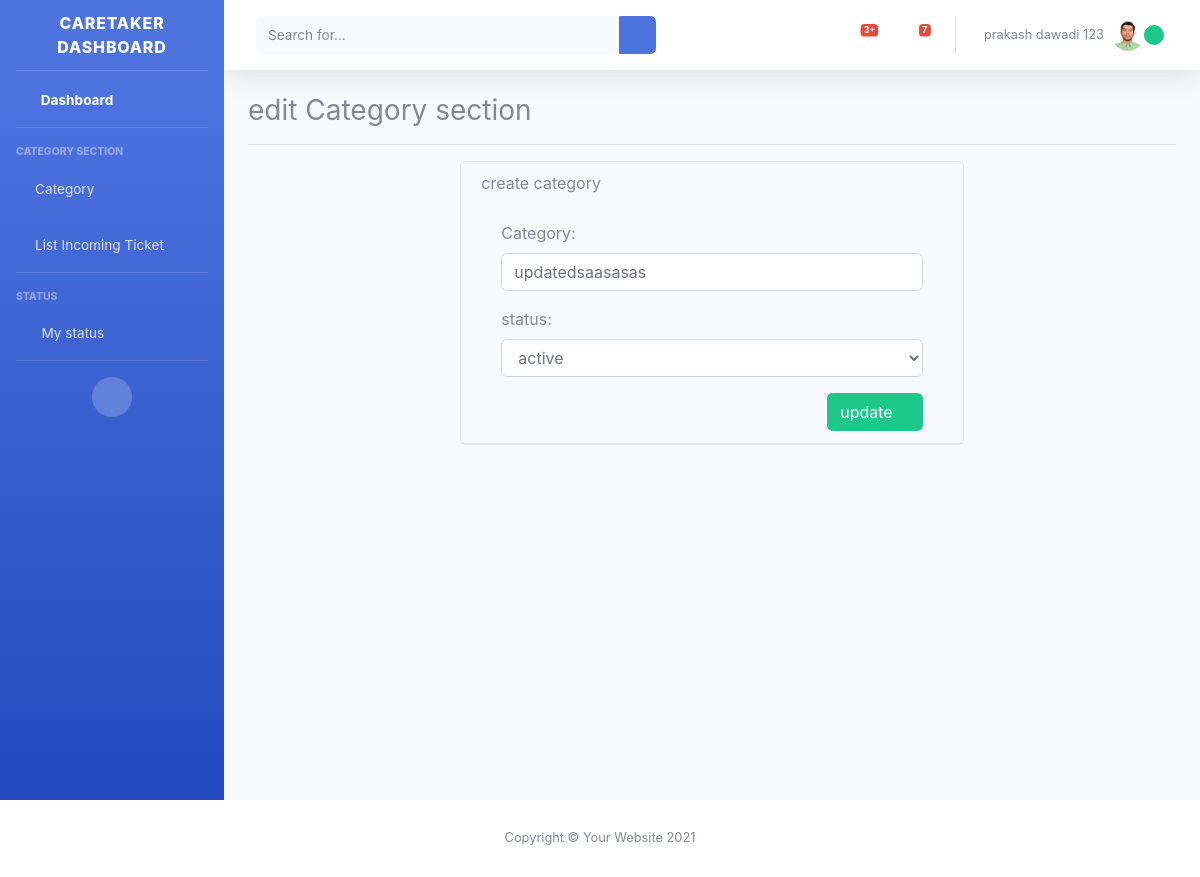
The app's page /user/caretaker/edit/6/ (signed in) with its own data.
### myUser/models.py (models this page shows, shortened)
class User(AbstractBaseUser):
    email = models.EmailField(unique=True,verbose_name='Email')
    name = models.CharField(max_length=20)
    address = models.CharField(max_length=30)
    phone_no = models.CharField(max_length=10)
    image = models.ImageField(upload_to='user/',null=True,blank=False)
    caretaker_status = models.CharField(max_length=9,choices=status,null=True,blank=True)
    is_customer = models.BooleanField(default=False)
    is_Caretaker = models.BooleanField(default=False)
    is_active = models.BooleanField(default=True)
    is_admin= models.BooleanField(default=False)
    created_at=models.DateTimeField(auto_now_add=True)
    updated_at=models.DateTimeField(auto_now=True)
    objects = UserManager()
    USERNAME_FIELD = 'email'
    REQUIRED_FIELDS  = ['name','address','phone_no']

### Category/models.py (models this page shows, shortened)
class Category(models.Model):
    category = models.CharField(unique=True,max_length=20)
    created_by = models.ForeignKey(User,related_name='created_by_user', on_delete=models.CASCADE,blank=True,null=True)
    updated_by = models.ForeignKey(User, related_name='updated_by_user',on_delete=models.CASCADE,blank=True,null=True)
    status=models.CharField(max_length=8,choices=status,default=status[0][0])
    created_at = models.DateTimeField(auto_now_add=True)
    updated_at = models.DateTimeField(auto_now=True)
    class Meta:
        ordering = ['updated_at']

### Category/views.py (the view)
# urls.py: path('caretaker/edit/<int:id>/',views.editCategory,name='edit_category')
@login_required(login_url="caretakerlogin")
def editCategory(request,id):
    try:
        find_id = Category.objects.get(id=id)
        form = categoryForm(request.POST or None, instance=find_id)
        title = len (str(request.POST.get('category')))
        if title == '' or  title <4:
            messages.add_message(request, messages.ERROR, "title mustnot be empty and of 4 length")
        if form.is_valid():
            update = form.save()
            messages.add_message(request, messages.SUCCESS, "updated successfully")
            return redirect("list_category")
        data = {
            'form':form
        }
        return render(request,'caretaker/category/edit_category.html',data)
    except Exception as e:
         messages.add_message(request,messages.ERROR, e)
         return redirect("list_category")
    return render(request,'caretaker/category/edit_category.html')

### Category/form.py
class categoryForm(forms.ModelForm):
    category = forms.CharField(widget=forms.TextInput(attrs={'placeholder':'enter your category name','class':'form-control'}))
    status  = forms.CharField(label='status', widget=forms.Select(choices=status, attrs={'class':'form-control'}))
    class Meta:
        model = Category
        fields = ['category','status']

### templates/careTaker/category/edit_category.html (shortened to what this page needs)
{% extends '../../caretaker/includes/dashboardhome.html' %}
  {% load static %}
                {% block 'body' %}
                <div class="container-fluid">
                    <div id="dashboardcustomer" >
                        <h3 id="customerDashboard">edit Category section</h3>
                        <hr>
                    </div>
                    <div class="container-fluid">
                        <div class="row justify-content-center">
                            <div class="col-lg-7 col-sm-12 col-md-12">
                                <div class="card">
                                    <div class="card-header">
                                        <h6 id="createcategory" >create category</h6>
                                        <div class="card-body">
                                            <form action="" method="POST">
                                                {{form.as_p}}
                                                <button style="float:right" class="btn btn-success">update <i class="fa fa-paper-plane"></i> </button>
                                            </form>
                                        </div>
                                    </div>
                                </div>
                            </div>
                        </div>
                    </div>
                        </div>
            {% endblock %}

### templates/careTaker/includes/topbar.html (shortened to what this page needs)
 {% load static %}
                <nav class="navbar navbar-expand navbar-light bg-white topbar mb-4 static-top shadow">
                    <form
                        class="d-none d-sm-inline-block form-inline mr-auto ml-md-3 my-2 my-md-0 mw-100 navbar-search">
                        <div class="input-group">
                            <input type="text" class="form-control bg-light border-0 small" placeholder="Search for..."
                                aria-label="Search" aria-describedby="basic-addon2">
                            <div class="input-group-append">
                                <button class="btn btn-primary" type="button">
                                    <i class="fas fa-search fa-sm"></i>
                                </button>
                            </div>
                        </div>
                    </form>
                    <ul class="navbar-nav ml-auto">
                        <li class="nav-item dropdown no-arrow mx-1">
                            <a class="nav-link dropdown-toggle" href="#" id="alertsDropdown" role="button"
                                data-toggle="dropdown" aria-haspopup="true" aria-expanded="false">
                                <span class="badge badge-danger badge-counter">3+</span>
                            </a>
                        </li>
                        <li class="nav-item dropdown no-arrow mx-1">
                            <a class="nav-link dropdown-toggle" href="#" id="messagesDropdown" role="button"
                                data-toggle="dropdown" aria-haspopup="true" aria-expanded="false">
                                <i class="fas fa-envelope fa-fw"></i>
                                <span class="badge badge-danger badge-counter">7</span>
                            </a>
                        </li>
                        <li class="nav-item dropdown no-arrow">
                            <a class="nav-link dropdown-toggle" href="#" id="userDropdown" role="button"
                                data-toggle="dropdown" aria-haspopup="true" aria-expanded="false">
                                <span class="mr-2 d-none d-lg-inline text-gray-600 small">{{user.name}}</span>
                                {% if user.image %}
                                <img class="img-profile rounded-circle"
                                    src="{{MEDIA_URL}}{{user.image.url}}">
                                {% else %}
                                 <img class="img-profile rounded-circle"
                                    src="{% static 'images/default_image.png' %}">
                                {% endif  %}
                                {% if request.user.caretaker_status == "available" %}
                                <span class="mr-2 d-none d-lg-inline text-gray-600 small"><button class="btn btn-sm btn-circle btn-success" style="border-radius:100px;height:20px; width:20px;"></button></span>
                                {% else %}
                                <span class="mr-2 d-none d-lg-inline text-gray-600 small"><button class="btn btn-sm btn-circle btn-danger" style="border-radius:100px;height:20px; width:20px;"></button></span>
                                {%  endif %}
                            </a>
                        </li>
                    </ul>
                </nav>

### static/css/style.css (style rules this page uses)
.navbar { background-color:black; }

### records on screen
User: name "prakash dawadi 123", image (picture)
Category: category "updatedsaasasas", status "active"
